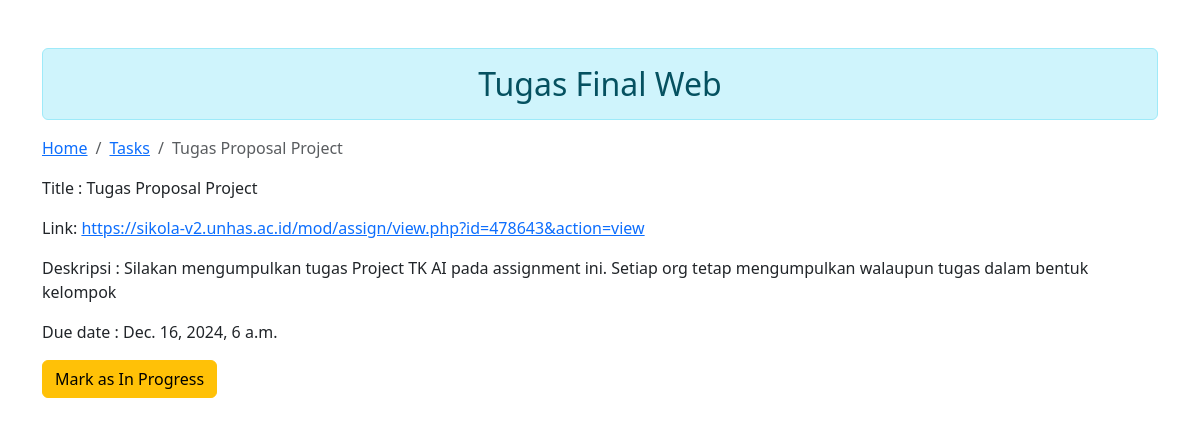
The app's page /tasks/1/, older data.
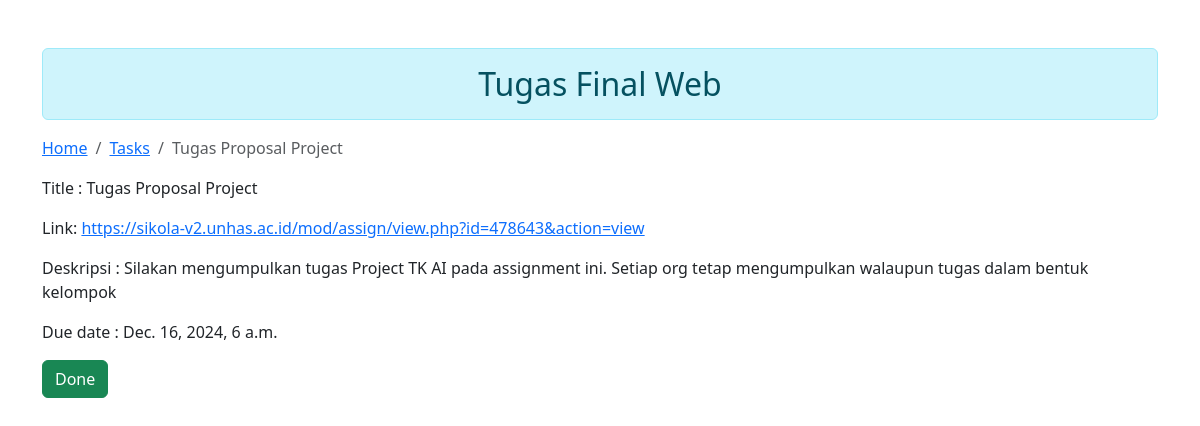
The same page, newer data.
### tasks/views.py (the view)
# urls.py: path("<str:tasks_id>/", views.TaskDetailView.as_view(), name="tasks_detail"),
class TaskDetailView(DetailView):
    model = models.Task
    template_name = 'tasks/detail.html'
    def get_object(self):
        tasks_id = self.kwargs.get("tasks_id")
        return get_object_or_404(models.Task, id=tasks_id)
    def get_context_data(self, **kwargs):
        context = super().get_context_data(**kwargs)
        task = self.get_object()
        due_date = task.due_date
        if due_date.tzinfo is None:
            due_date = make_aware(due_date)
        now = timezone.now()
        time_left = due_date - now
        print(time_left.total_seconds())
        if time_left.total_seconds() < 0:
            status_message = "Task is overdue"
            time_left = abs(time_left)
        else:
            status_message = "Time left"
        hours_left = time_left.days * 24 + time_left.seconds // 3600
        minutes_left = (time_left.seconds // 60) % 60
        if time_left.total_seconds() < 0:
            context['Time_left'] = f'{hours_left} hours {minutes_left} minutes overdue'
        else:
            context['Time_left'] = f'{hours_left} hours {minutes_left} minutes left'
        context['Status_message'] = status_message
        context['Task'] = task
        return context

### tasks/templates/tasks/detail.html (shortened to what this page needs)
{% load static %}
<!DOCTYPE html>
<html lang="en">
  <head>
    <link
      href="https://cdn.jsdelivr.net/npm/bootstrap@5.3.3/dist/css/bootstrap.min.css"
      rel="stylesheet"
    />
  </head>
  <body>
    <div class="container mt-5">
      <h2 class="text-center alert alert-info">Tugas Final Web</h2>
      <nav aria-label="breadcrumb">
        <ol class="breadcrumb">
          <li class="breadcrumb-item"><a href="#">Home</a></li>
          <li class="breadcrumb-item"><a href="{% url "tasks:tasks_list" %}">Tasks</a></li>
          <li class="breadcrumb-item active" aria-current="page">{{Task.title}}</li>
        </ol>
      </nav>
      <main>
        <p>Title : {{Task.title}}</p>
        <p>Link: <a href={{Task.link}}>{{Task.link}}</a></p>
        <p>Deskripsi : {{Task.description}}</p>
        <p>Due date : {{Task.due_date}}</p>
        <button
        class="btn btn-update
            {% if task.status == 'pending' %} btn-warning
            {% elif task.status == 'in_progress' %} btn-info
            {% else %} btn-success
            {% endif %}"
        data-task-id="{{ task.id }}">
        {% if task.status == 'pending' %}
            Mark as In Progress
        {% elif task.status == 'in_progress' %}
            Mark as Completed
        {% else %}
            Done
        {% endif %}
        </button>
      </main>
  </body>
</html>

Row changes from the older to the newer data that the page shows:
changed Task "Tugas Proposal Project": status "pending" → "completed" (drawn)
Text that changed along with them:
text no longer shown: "Mark as In Progress"
text now shown: "Done"
